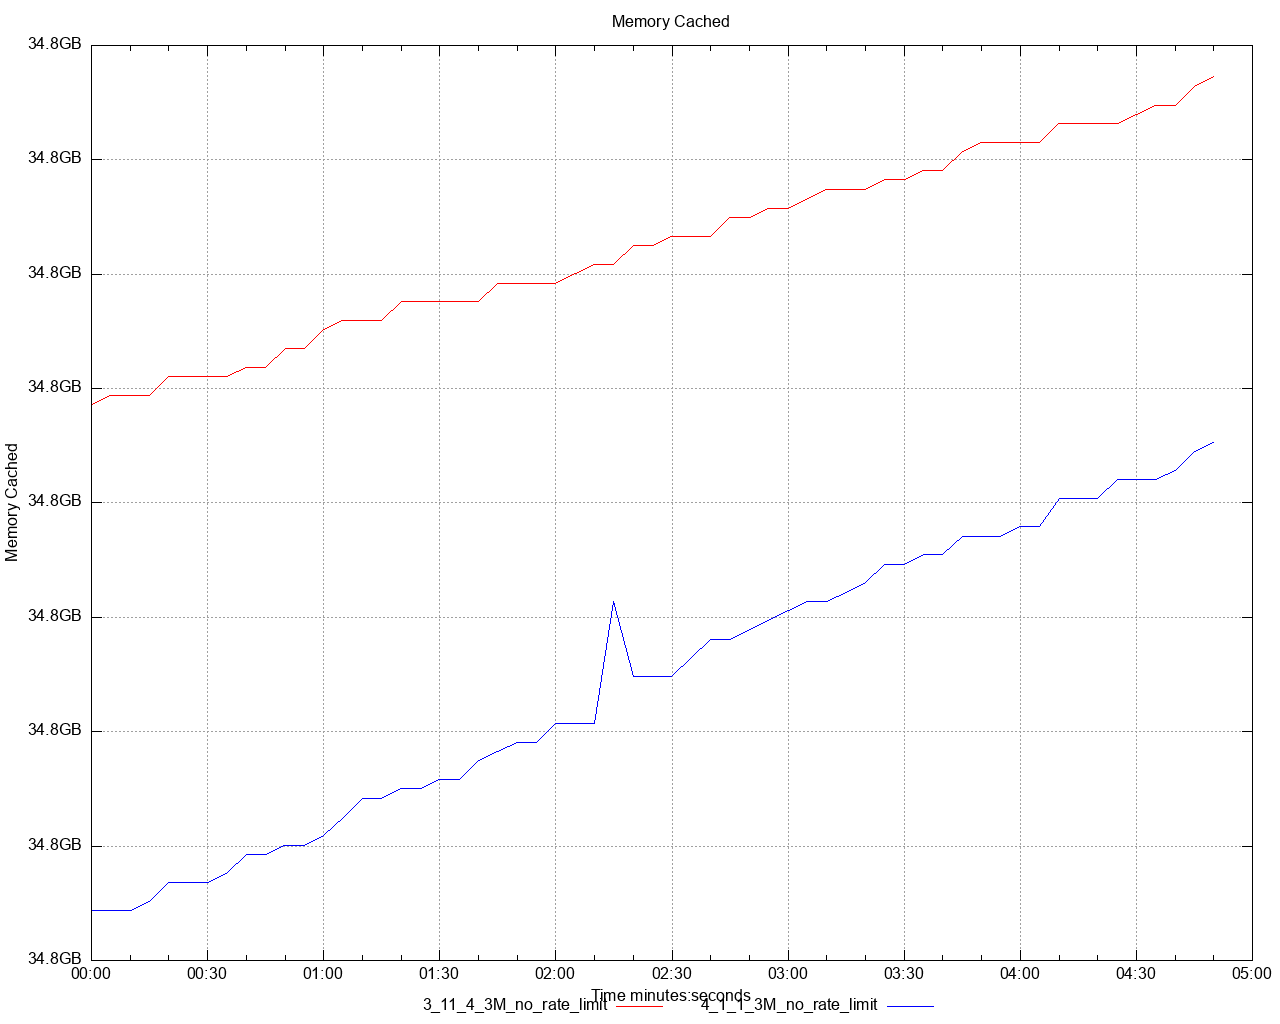

Source code (gnuplot):
set title 'Memory Cached' noenhanced
set style data lines
set datafile separator ","
set terminal png size 1280,1024
set grid
set key below
set xdata time
set timefmt "%s"
offset = 0
t0(x)=(offset=($0==0) ? x : offset, x - offset)
set xlabel 'Time minutes:seconds'
set ylabel 'Memory Cached'
set format y '%.1s%cB'
set output '/Users/ahmet.mircik/simulator/tests/report_3M_no_rate_limit/dstat/memory_cached_A2.png'
plot \
   '/Users/ahmet.mircik/simulator/tests/report_3M_no_rate_limit/data/memory_cached_A2_1.data' using (t0(timecolumn(1))):2 title "3_11_4_3M_no_rate_limit" noenhanced lt rgb "red", \
   '/Users/ahmet.mircik/simulator/tests/report_3M_no_rate_limit/data/memory_cached_A2_2.data' using (t0(timecolumn(1))):2 title "4_1_1_3M_no_rate_limit" noenhanced lt rgb "blue", \
